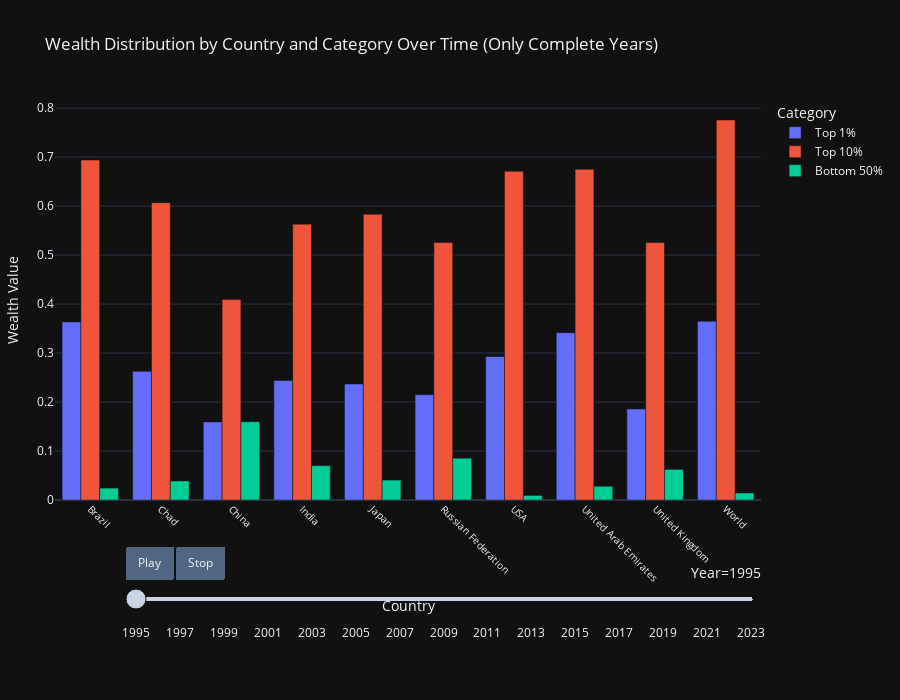

Notebook cell for this chart:
### Code cell
import pandas as pd
import plotly.express as px

top1 = pd.read_csv("data\\top1_data.csv", sep=';', engine='python', skiprows=1, header=None)
header = ["country", "variable", "percentile", "year", "value"]
top1.loc[-1] = header
top1.index = top1.index + 1
top1 = top1.sort_index()
top1.columns = top1.iloc[0]
top1 = top1[1:].reset_index(drop=True)

top10 = pd.read_csv("data\\top10_data.csv", sep=';', engine='python', skiprows=1, header=None)
top10.loc[-1] = header
top10.index = top10.index + 1
top10 = top10.sort_index()
top10.columns = top10.iloc[0]
top10 = top10[1:].reset_index(drop=True)

bottom50 = pd.read_csv("data\\bottom50_data.csv", sep=';', engine='python', skiprows=1, header=None)
bottom50.loc[-1] = header
bottom50.index = bottom50.index + 1
bottom50 = bottom50.sort_index()
bottom50.columns = bottom50.iloc[0]
bottom50 = bottom50[1:].reset_index(drop=True)

top1['category'] = 'Top 1%'
top10['category'] = 'Top 10%'
bottom50['category'] = 'Bottom 50%'

df = pd.concat([top1, top10, bottom50], ignore_index=True)
df.columns = df.columns.str.strip()
df['year'] = pd.to_numeric(df['year'], errors='coerce')
df['value'] = pd.to_numeric(df['value'], errors='coerce')

df.dropna(subset=['country', 'year', 'category', 'value'], inplace=True)

expected_categories = 3
grouped = df.groupby(['country', 'year'])['category'].nunique().reset_index()
complete_country_years = grouped[grouped['category'] == expected_categories]

df_complete = df.merge(complete_country_years[['country', 'year']], on=['country', 'year'])

countries_per_year = df_complete.groupby('year')['country'].nunique()
total_countries = df_complete['country'].nunique()
valid_years = countries_per_year[countries_per_year == total_countries].index

df_final = df_complete[df_complete['year'].isin(valid_years)]


fig = px.bar(
    df_final,
    x="country",
    y="value",
    color="category",
    animation_frame="year",
    barmode="group",
    title="Wealth Distribution by Country and Category Over Time (Only Complete Years)",
    labels={"value": "Wealth Value", "year": "Year"}
)

fig.update_layout(
    template="plotly_dark",
    height=700,
    margin=dict(t=100, b=200, l=50, r=50),
    legend_title="Category",
    xaxis=dict(
        title="Country",
        tickangle=45,
        tickfont=dict(size=10),
        automargin=True
    ),
    yaxis=dict(
        title="Wealth Value",
        showgrid=True
    ),
    updatemenus=[dict(
        type="buttons",
        direction="left",
        showactive=False,
        x=0.1,
        xanchor="left",
        y=-0.2,
        yanchor="bottom",
        buttons=[
            dict(label="Play", method="animate",
                 args=[None, {"frame": {"duration": 500, "redraw": True}, "fromcurrent": True}]),
            dict(label="Stop", method="animate",
                 args=[[None], {"mode": "immediate", "frame": {"duration": 0, "redraw": True},
                                "transition": {"duration": 0}}])
        ]
    )]
)

fig.update_layout(sliders=[{
    "active": 0,
    "yanchor": "top",
    "xanchor": "left",
    "currentvalue": {
        "font": {"size": 14},
        "prefix": "Year=",
        "visible": True,
        "xanchor": "right"
    },
    "transition": {"duration": 300, "easing": "cubic-in-out"},
    "pad": {"b": 10, "t": 60}
}])

fig.show()

### Figure 1 — Plotly figure (JSON) as saved in the notebook; plotly's stock layout.template omitted (floating-point values rounded to 4 significant figures)
{"data": [{"alignmentgroup": "True", "hovertemplate": "category=Top 1%<br>Year=1995<br>country=%{x}<br>Wealth Value=%{y}<extra></extra>", "legendgroup": "Top 1%", "marker": {"color": "#636efa", "pattern": {"shape": ""}}, "name": "Top 1%", "offsetgroup": "Top 1%", "orientation": "v", "showlegend": true, "textposition": "auto", "type": "bar", "x": ["Brazil ", "Chad ", "China ", "India ", "Japan ", "Russian Federation ", "USA ", "United Arab Emirates ", "United Kingdom ", "World "], "xaxis": "x", "y": [0.3636, 0.2626, 0.1594, 0.244, 0.2368, 0.215, 0.293, 0.3416, 0.1857, 0.3648], "yaxis": "y"}, {"alignmentgroup": "True", "hovertemplate": "category=Top 10%<br>Year=1995<br>country=%{x}<br>Wealth Value=%{y}<extra></extra>", "legendgroup": "Top 10%", "marker": {"color": "#EF553B", "pattern": {"shape": ""}}, "name": "Top 10%", "offsetgroup": "Top 10%", "orientation": "v", "showlegend": true, "textposition": "auto", "type": "bar", "x": ["Brazil ", "Chad ", "China ", "India ", "Japan ", "Russian Federation ", "USA ", "United Arab Emirates ", "United Kingdom ", "World "], "xaxis": "x", "y": [0.6941, 0.607, 0.4091, 0.5632, 0.5834, 0.5255, 0.6712, 0.6752, 0.5256, 0.7758], "yaxis": "y"}, {"alignmentgroup": "True", "hovertemplate": "category=Bottom 50%<br>Year=1995<br>country=%{x}<br>Wealth Value=%{y}<extra></extra>", "legendgroup": "Bottom 50%", "marker": {"color": "#00cc96", "pattern": {"shape": ""}}, "name": "Bottom 50%", "offsetgroup": "Bottom 50%", "orientation": "v", "showlegend": true, "textposition": "auto", "type": "bar", "x": ["Brazil ", "Chad ", "China ", "India ", "Japan ", "Russian Federation ", "USA ", "United Arab Emirates ", "United Kingdom ", "World "], "xaxis": "x", "y": [0.0243, 0.0388, 0.1598, 0.0701, 0.0407, 0.0854, 0.0094, 0.0281, 0.0625, 0.0144], "yaxis": "y"}], "layout": {"barmode": "group", "height": 700, "legend": {"title": {"text": "Category"}, "tracegroupgap": 0}, "margin": {"b": 200, "l": 50, "r": 50, "t": 100}, "sliders": [{"active": 0, "currentvalue": {"font": {"size": 14}, "prefix": "Year=", "visible": true, "xanchor": "right"}, "len": 0.9, "pad": {"b": 10, "t": 60}, "steps": [{"args": [["1995"], {"frame": {"duration": 0, "redraw": true}, "fromcurrent": true, "mode": "immediate", "transition": {"duration": 0, "easing": "linear"}}], "label": "1995", "method": "animate"}, {"args": [["1996"], {"frame": {"duration": 0, "redraw": true}, "fromcurrent": true, "mode": "immediate", "transition": {"duration": 0, "easing": "linear"}}], "label": "1996", "method": "animate"}, {"args": [["1997"], {"frame": {"duration": 0, "redraw": true}, "fromcurrent": true, "mode": "immediate", "transition": {"duration": 0, "easing": "linear"}}], "label": "1997", "method": "animate"}, {"args": [["1998"], {"frame": {"duration": 0, "redraw": true}, "fromcurrent": true, "mode": "immediate", "transition": {"duration": 0, "easing": "linear"}}], "label": "1998", "method": "animate"}, {"args": [["1999"], {"frame": {"duration": 0, "redraw": true}, "fromcurrent": true, "mode": "immediate", "transition": {"duration": 0, "easing": "linear"}}], "label": "1999", "method": "animate"}, {"args": [["2000"], {"frame": {"duration": 0, "redraw": true}, "fromcurrent": true, "mode": "immediate", "transition": {"duration": 0, "easing": "linear"}}], "label": "2000", "method": "animate"}, {"args": [["2001"], {"frame": {"duration": 0, "redraw": true}, "fromcurrent": true, "mode": "immediate", "transition": {"duration": 0, "easing": "linear"}}], "label": "2001", "method": "animate"}, {"args": [["2002"], {"frame": {"duration": 0, "redraw": true}, "fromcurrent": true, "mode": "immediate", "transition": {"duration": 0, "easing": "linear"}}], "label": "2002", "method": "animate"}, {"args": [["2003"], {"frame": {"duration": 0, "redraw": true}, "fromcurrent": true, "mode": "immediate", "transition": {"duration": 0, "easing": "linear"}}], "label": "2003", "method": "animate"}, {"args": [["2004"], {"frame": {"duration": 0, "redraw": true}, "fromcurrent": true, "mode": "immediate", "transition": {"duration": 0, "easing": "linear"}}], "label": "2004", "method": "animate"}, {"args": [["2005"], {"frame": {"duration": 0, "redraw": true}, "fromcurrent": true, "mode": "immediate", "transition": {"duration": 0, "easing": "linear"}}], "label": "2005", "method": "animate"}, {"args": [["2006"], {"frame": {"duration": 0, "redraw": true}, "fromcurrent": true, "mode": "immediate", "transition": {"duration": 0, "easing": "linear"}}], "label": "2006", "method": "animate"}, {"args": [["2007"], {"frame": {"duration": 0, "redraw": true}, "fromcurrent": true, "mode": "immediate", "transition": {"duration": 0, "easing": "linear"}}], "label": "2007", "method": "animate"}, {"args": [["2008"], {"frame": {"duration": 0, "redraw": true}, "fromcurrent": true, "mode": "immediate", "transition": {"duration": 0, "easing": "linear"}}], "label": "2008", "method": "animate"}, {"args": [["2009"], {"frame": {"duration": 0, "redraw": true}, "fromcurrent": true, "mode": "immediate", "transition": {"duration": 0, "easing": "linear"}}], "label": "2009", "method": "animate"}, {"args": [["2010"], {"frame": {"duration": 0, "redraw": true}, "fromcurrent": true, "mode": "immediate", "transition": {"duration": 0, "easing": "linear"}}], "label": "2010", "method": "animate"}, {"args": [["2011"], {"frame": {"duration": 0, "redraw": true}, "fromcurrent": true, "mode": "immediate", "transition": {"duration": 0, "easing": "linear"}}], "label": "2011", "method": "animate"}, {"args": [["2012"], {"frame": {"duration": 0, "redraw": true}, "fromcurrent": true, "mode": "immediate", "transition": {"duration": 0, "easing": "linear"}}], "label": "2012", "method": "animate"}, {"args": [["2013"], {"frame": {"duration": 0, "redraw": true}, "fromcurrent": true, "mode": "immediate", "transition": {"duration": 0, "easing": "linear"}}], "label": "2013", "method": "animate"}, {"args": [["2014"], {"frame": {"duration": 0, "redraw": true}, "fromcurrent": true, "mode": "immediate", "transition": {"duration": 0, "easing": "linear"}}], "label": "2014", "method": "animate"}, {"args": [["2015"], {"frame": {"duration": 0, "redraw": true}, "fromcurrent": true, "mode": "immediate", "transition": {"duration": 0, "easing": "linear"}}], "label": "2015", "method": "animate"}, {"args": [["2016"], {"frame": {"duration": 0, "redraw": true}, "fromcurrent": true, "mode": "immediate", "transition": {"duration": 0, "easing": "linear"}}], "label": "2016", "method": "animate"}, {"args": [["2017"], {"frame": {"duration": 0, "redraw": true}, "fromcurrent": true, "mode": "immediate", "transition": {"duration": 0, "easing": "linear"}}], "label": "2017", "method": "animate"}, {"args": [["2018"], {"frame": {"duration": 0, "redraw": true}, "fromcurrent": true, "mode": "immediate", "transition": {"duration": 0, "easing": "linear"}}], "label": "2018", "method": "animate"}, {"args": [["2019"], {"frame": {"duration": 0, "redraw": true}, "fromcurrent": true, "mode": "immediate", "transition": {"duration": 0, "easing": "linear"}}], "label": "2019", "method": "animate"}, {"args": [["2020"], {"frame": {"duration": 0, "redraw": true}, "fromcurrent": true, "mode": "immediate", "transition": {"duration": 0, "easing": "linear"}}], "label": "2020", "method": "animate"}, {"args": [["2021"], {"frame": {"duration": 0, "redraw": true}, "fromcurrent": true, "mode": "immediate", "transition": {"duration": 0, "easing": "linear"}}], "label": "2021", "method": "animate"}, {"args": [["2022"], {"frame": {"duration": 0, "redraw": true}, "fromcurrent": true, "mode": "immediate", "transition": {"duration": 0, "easing": "linear"}}], "label": "2022", "method": "animate"}, {"args": [["2023"], {"frame": {"duration": 0, "redraw": true}, "fromcurrent": true, "mode": "immediate", "transition": {"duration": 0, "easing": "linear"}}], "label": "2023", "method": "animate"}], "transition": {"duration": 300, "easing": "cubic-in-out"}, "x": 0.1, "xanchor": "left", "y": 0, "yanchor": "top"}], "title": {"text": "Wealth Distribution by Country and Category Over Time (Only Complete Years)"}, "updatemenus": [{"buttons": [{"args": [null, {"frame": {"duration": 500, "redraw": true}, "fromcurrent": true}], "label": "Play", "method": "animate"}, {"args": [[null], {"frame": {"duration": 0, "redraw": true}, "mode": "immediate", "transition": {"duration": 0}}], "label": "Stop", "method": "animate"}], "direction": "left", "pad": {"r": 10, "t": 70}, "showactive": false, "type": "buttons", "x": 0.1, "xanchor": "left", "y": -0.2, "yanchor": "bottom"}], "xaxis": {"anchor": "y", "automargin": true, "domain": [0, 1], "tickangle": 45, "tickfont": {"size": 10}, "title": {"text": "Country"}}, "yaxis": {"anchor": "x", "domain": [0, 1], "showgrid": true, "title": {"text": "Wealth Value"}}}}
